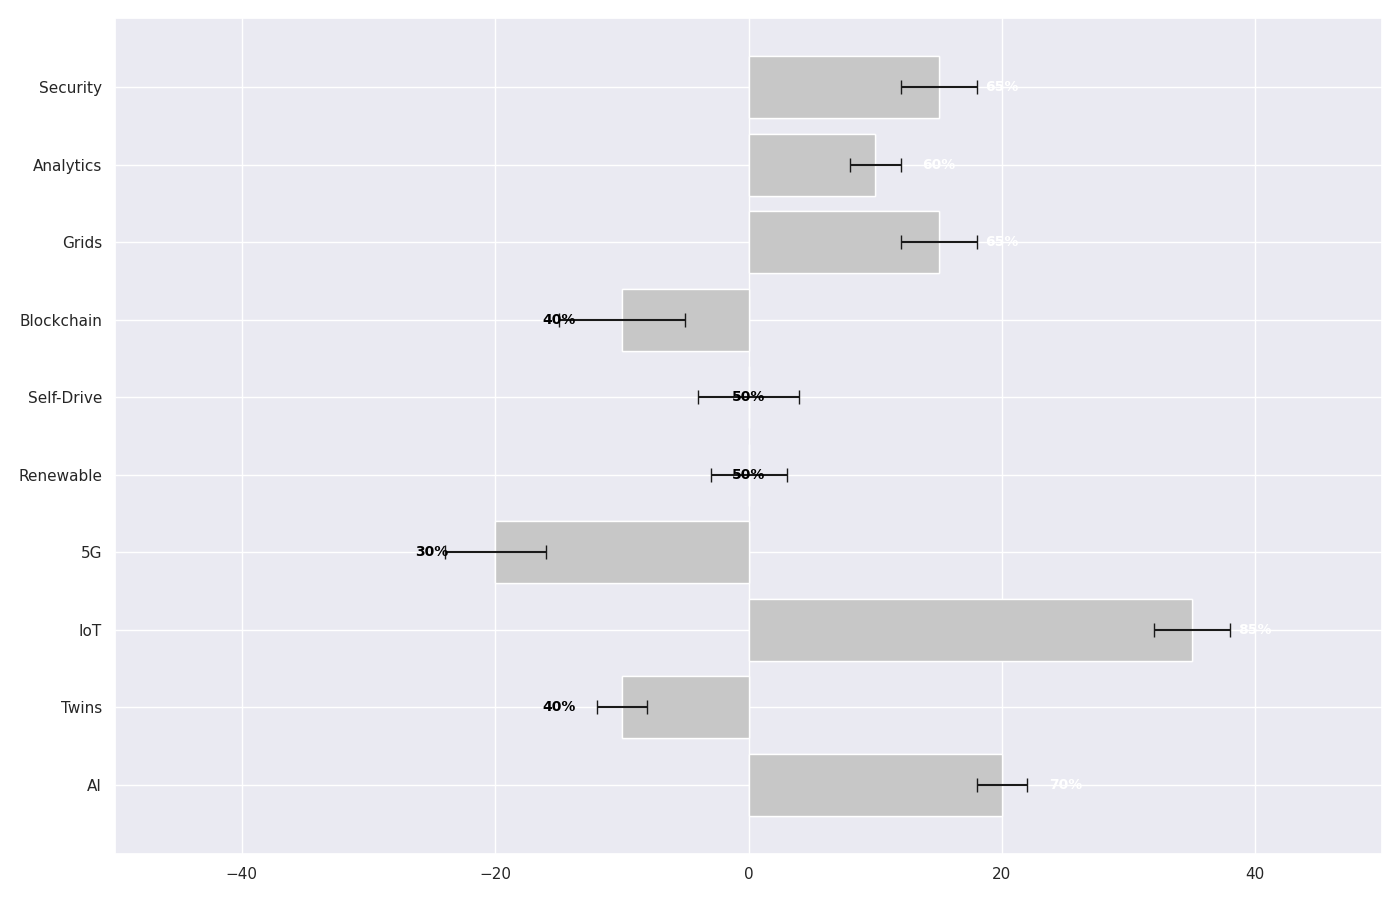

Reproduce this figure in Python.
import matplotlib.pyplot as plt
import numpy as np

technologies = [
    'AI', 'Twins', 'IoT', '5G', 'Renewable', 
    'Self-Drive', 'Blockchain', 'Grids', 'Analytics', 'Security'
]

adoption_rates_2023 = np.array([70, 40, 85, 30, 50, 50, 40, 65, 60, 65])
non_adoption_rates_2023 = 100 - adoption_rates_2023
error = np.array([2, 2, 3, 4, 3, 4, 5, 3, 2, 3])

colors = ['#ff7f0e', '#7f7f7f', '#1f77b4', '#17becf', '#8c564b', 
          '#2ca02c', '#9467bd', '#d62728', '#e377c2', '#bcbd22']

fig, ax = plt.subplots(figsize=(14, 9))

adopt_bars = ax.barh(technologies, adoption_rates_2023 - 50, xerr=error, color=colors, capsize=5)
non_adopt_bars = ax.barh(technologies, -(non_adoption_rates_2023 - 50), color='#c7c7c7')

for i, adopt in enumerate(adoption_rates_2023):
    adopt_label_position = (adopt - 50) + (np.sign((adopt - 50)) * 5)
    ax.text(adopt_label_position, i, f'{adopt}%', ha='center', va='center', color='white' if adopt > 50 else 'black', fontsize=10, weight='bold')

ax.set_xlim(-50, 50)
ax.xaxis.set_tick_params(width=0)
ax.yaxis.set_tick_params(rotation=0)

plt.tight_layout()
plt.show()
